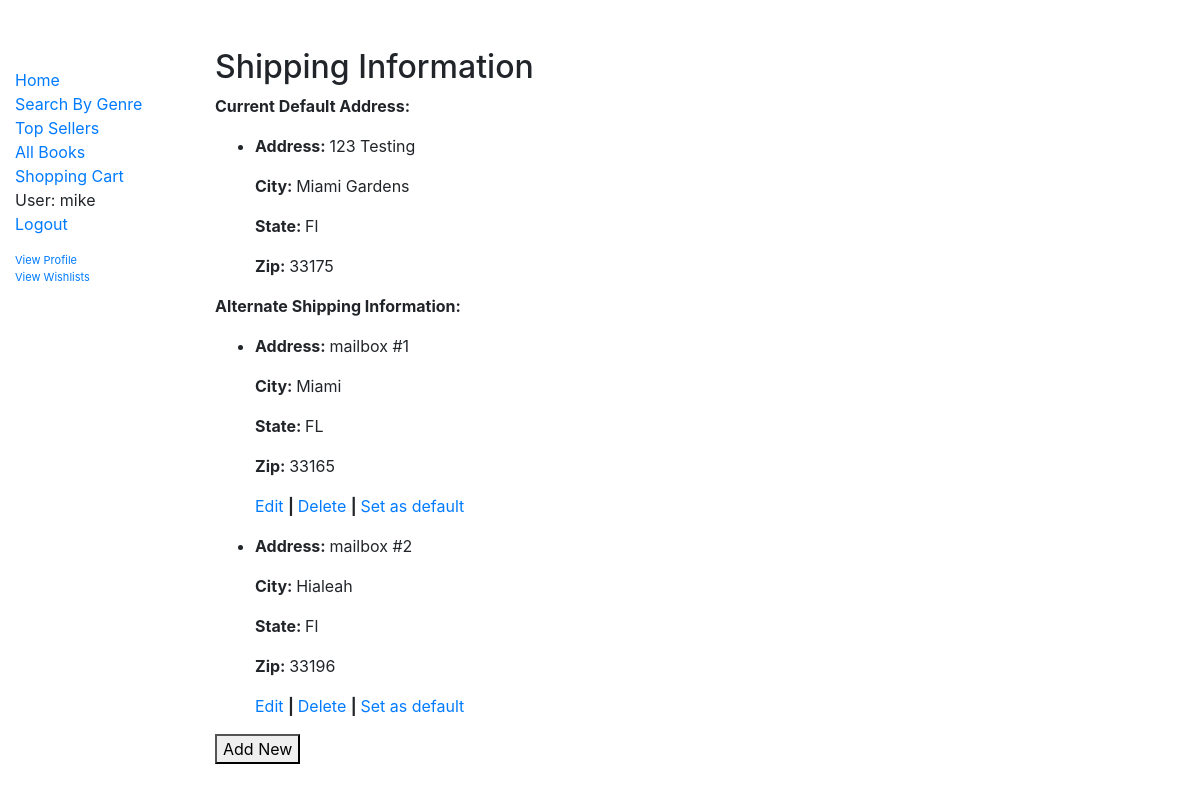
/search/shipaddr/ (signed in), run on the app's committed database.
### catalog/models.py (models this page shows, shortened)
class UserProfile(models.Model):
    user = models.OneToOneField(User, on_delete=models.CASCADE)
    name = models.CharField(max_length=200, default='')
    password = models.CharField(max_length=8, default='')
    email = models.EmailField(max_length=50, default='')
    address = models.CharField(max_length=200, default='')
    city = models.CharField(max_length=25, default='')
    state = models.CharField(max_length=25, default='')
    zipcode = models.IntegerField(default=0)
    wishlists = models.ManyToManyField('Wishlist')

class ShippingAddr(models.Model):
    username = models.ForeignKey(
        'UserProfile', on_delete=models.SET_NULL, null=True)
    address = models.CharField(max_length=200)
    city = models.CharField(max_length=25)
    state = models.CharField(max_length=25)
    zipcode = models.IntegerField()

### catalog/views.py (the view)
# urls.py: path('shipaddr/', views.shipaddr, name='shipaddr'),
def shipaddr(request):
    user = request.user.userprofile
    ships = ShippingAddr.objects.filter(username=user)
    args = {'user': request.user,
            'ships': ships
            }
    return render(request, 'shipaddr.html', args)

### catalog/templates/shipaddr.html
{% extends "base_generic.html" %}
{% block content %}
  <h2>Shipping Information</h2>
  <p><strong>Current Default Address: </strong><p></p>
  <ul>
  <li>
    <strong>Address: </strong>{{user.userprofile.address}}<p></p>
    <p><strong>City: </strong>{{user.userprofile.city}} </p>
    <p><strong>State: </strong>{{user.userprofile.state}} </p>
    <p><strong>Zip: </strong>{{user.userprofile.zipcode}}</strong> </p>
  </li>
  </ul>
  <p><strong>Alternate Shipping Information: </strong><p></p>
    {% for ship in ships %}
    <ul>
  <li>
    <strong>Address: </strong>{{ship.address}}<p></p>
    <p><strong>City: </strong>{{ship.city}} </p>
    <p><strong>State: </strong>{{ship.state}} </p>
    <p><strong>Zip: </strong>{{ship.zipcode}}</strong> </p>
    <p><a href= {% url 'editshippingaddr' ship.id %}>Edit</a> <strong> | </strong> <a href= {% url 'deleteshippingaddr' ship.id %}>Delete</a> <strong> | </strong> <a href={% url 'setdefaultaddr' ship.id %}>Set as default</a></p>
  </li>
  </ul>
  {% endfor %}
  <p><a href= {% url 'addshippingaddr' %}><strong><button type="button">Add New</button> </strong></a><p></p
{% endblock %}

### catalog/templates/base_generic.html (shortened to what this page needs)
<!DOCTYPE html>
<html lang="en">
<head>
  <link rel="stylesheet" href="https://stackpath.bootstrapcdn.com/bootstrap/4.1.3/css/bootstrap.min.css">
  {% load static %}
  <link rel="stylesheet" href="{% static 'css/styles.css' %}">
</head>
<body>
  <div class="container-fluid">
    <div class="row">
      <div class="col-sm-2">
      {% block sidebar %}
        <ul class="sidebar-nav">
          <li><a href="{% url 'index' %}">Home</a></li>
          <li><a href="{% url 'search' %}">Search By Genre</a></li>
          <li><a href="{% url 'topsellers' %}">Top Sellers</a></li>
          <li><a href="{% url 'books' %}">All Books</a></li>
          {% if user.is_authenticated %}
          <li><a href="{% url 'shoppingcart' %}">Shopping Cart</a></li>
          <li>User: {{ user.get_username }}</li>
          <li><a href="{% url 'logout'%}?next={{request.path}}">Logout</a></li>
          <p><li style="font-size: 11px"><a href="{% url 'profile'%}">View Profile</a>
          <li style="font-size: 11px"><a href="{% url 'wishlists'%}">View Wishlists</a></p>
          {% else %}
            <li><a href="{% url 'login'%}">Login</a></li>
            <li><a href ="{% url 'signup' %}">Register</a></li>
          {% endif %}
        </ul>
     {% endblock %}
      </div>
      <div class="col-sm-10" id="col-sm-10">{% block content %}{% endblock %}</div>
    </div>
  </div>
</body>
</html>

### catalog/static/css/styles.css (style rules this page uses)
.sidebar-nav { margin-top: 20px; padding: 0; list-style: none; }

### data on the page
ShippingAddr: address "mailbox #1", city "Miami", state "FL", zipcode "33165"
ShippingAddr: address "mailbox #2", city "Hialeah", state "Fl", zipcode "33196"

### other printed values
{{ user.get_username }} "mike"
{{ user.userprofile.address }} "123 Testing"
{{ user.userprofile.city }} "Miami Gardens"
{{ user.userprofile.state }} "Fl"
{{ user.userprofile.zipcode }} "33175"
